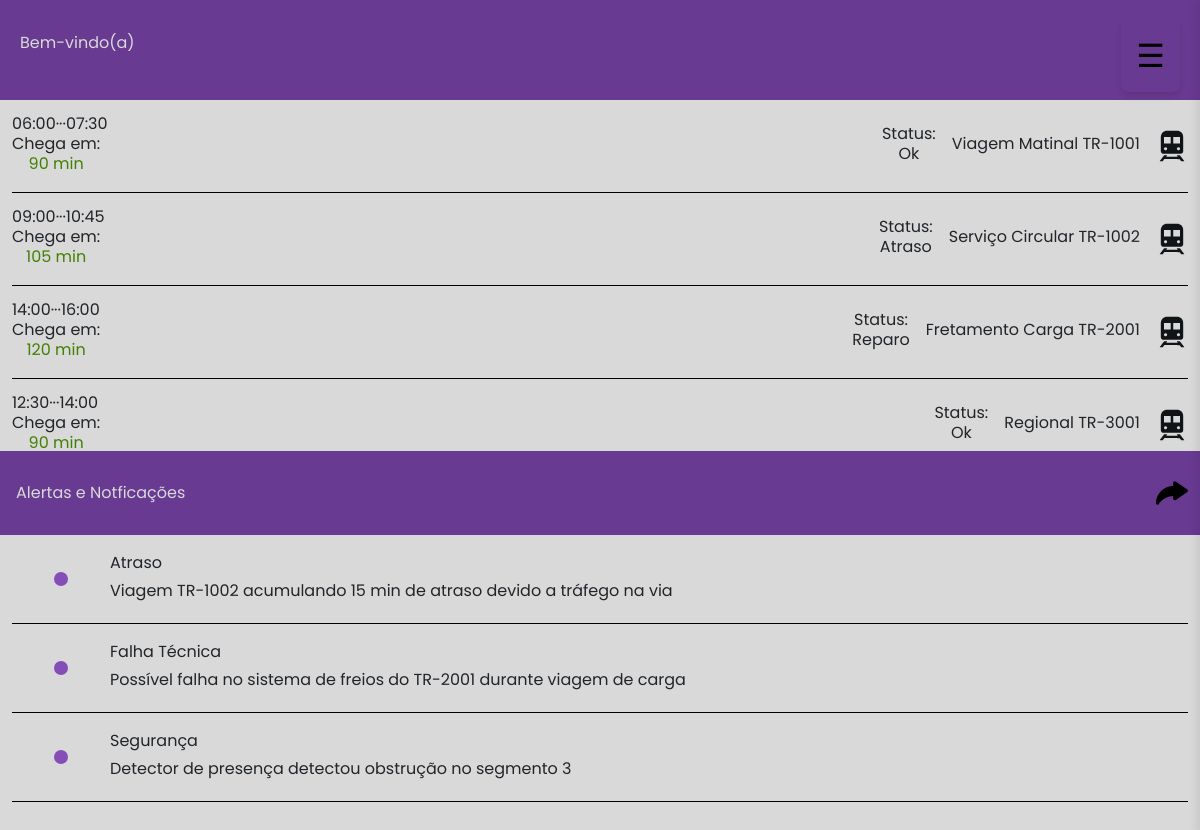
Page /public/dashboard.php on the committed database.
### tables this page shows
CREATE TABLE viagem (
    id_viagem INT AUTO_INCREMENT PRIMARY KEY,
    id_trem_fk INT,
    id_rota_fk INT,
    data_partida DATETIME,
    data_chegada_previsao DATETIME,
    data_chegada DATETIME,
    status_viagem ENUM('Ok', 'Revisão', 'Reparo', 'Atraso') NOT NULL DEFAULT 'Ok',
    nome_viagem VARCHAR(100) NOT NULL,
    FOREIGN KEY (id_trem_fk) REFERENCES trem(id_trem),
    FOREIGN KEY (id_rota_fk) REFERENCES rota(id_rota)
);

CREATE TABLE alerta (
    id_alerta INT AUTO_INCREMENT PRIMARY KEY,
    tipo ENUM('Atraso', 'Falha Técnica', 'Segurança'),
    mensagem TEXT,
    data_hora DATETIME,
    criticidade ENUM('Baixa', 'Média', 'Alta'),
    id_viagem_fk INT,
    FOREIGN KEY (id_viagem_fk) REFERENCES viagem(id_viagem)
);

### public/dashboard.php (the view, shortened to what this page needs)
<?php
include 'db.php';
$sql = "SELECT id_viagem, nome_viagem, data_partida, data_chegada_previsao, data_chegada, status_viagem, nome_viagem
        FROM viagem";
$resultViagem = $conn->query($sql);
$viagens = $resultViagem->fetchAll(PDO::FETCH_ASSOC);
$sql = "SELECT * FROM alerta";
$resultAlerta = $conn->query($sql);
$alertas = $resultAlerta->fetchAll(PDO::FETCH_ASSOC);
?>
<html lang="en">
<head>
    <link href="https://cdn.jsdelivr.net/npm/bootstrap@5.3.8/dist/css/bootstrap.min.css" rel="stylesheet">
    <link rel="stylesheet" href="../styles/style.css">
</head>
<body class="overflow-hidden">
    <main>
        <div class="container-fluid fullscreen">
            <div class="row headerDash d-flex align-items-center">
                <div class="col-6 mt-4 ms-2 welcome lh-1">
                    <p>Bem-vindo(a)</p>
                </div>
                <div class="col-6">
                    <?php include 'sidebar.php'; ?>
                </div>
            </div>
            <div class="scrollViagens">
                <?php if (count($viagens) > 0): ?>
                    <?php foreach ($viagens as $row): ?>
                        <div class="row row-cols-1 border-bottom border-black">
                            <div class="col-12 d-flex justify-content-between align-items-center lh-1 mt-3 mb-3">
                                <div class="col-4 d-flex flex-column align-items-start">
                                    <div class="d-flex">
                                        <?php $partida = new DateTime($row['data_partida']); ?>
                                        <p class="mb-1"><?php echo $partida->format('H:i'); ?></p>
                                        <p class="mb-1"> ··· </p>
                                        <?php $chegadaPrev = new DateTime($row['data_chegada_previsao']); ?>
                                        <p class="mb-1"><?php echo $chegadaPrev->format('H:i'); ?></p>
                                    </div>
                                    <div class="d-flex flex-column align-items-center previsaoDash">
                                        <?php
                                        $intervalo = $partida->diff($chegadaPrev);
                                        $minutos = ($intervalo->h * 60) + $intervalo->i;
                                        ?>
                                        <p class="mb-1">Chega em:</p>
                                        <p class="mb-1 tempoPrev"><?php echo $minutos; ?> min</p>
                                    </div>
                                </div>
                                <div class="col-6 d-flex align-items-center justify-content-end">
                                    <div class="d-flex flex-column align-items-center me-3">
                                        <p class="mb-1">Status:</p>
                                        <p class="mb-1"><?php echo htmlspecialchars($row['status_viagem']); ?></p>
                                    </div>
                                    <p class="mb-1"><?php echo htmlspecialchars($row['nome_viagem']); ?></p>
                                    <img src="../assets/icon/train 1.svg" alt="" class="ms-3">
                                </div>
                            </div>
                        </div>
                    <?php endforeach; ?>
                <?php endif; ?>
            </div>
            <div class="row alertasDash d-flex align-items-center">
                <div class="col-6">
                    <p class="mb-0 ms-1">Alertas e Notficações</p>
                </div>
                <div class="col-6 d-flex justify-content-end"><img src="../assets/icon/seta-curva-esquerda 2.svg" alt="" height="32"></div>
            </div>
            <div class="scrollAlertas">
                <?php if (count($alertas) > 0): ?>
                    <?php foreach ($alertas as $row): ?>
                        <div class="row row-cols-1 border-bottom border-black">
                            <div class="col-12 d-flex align-items-center mt-3 mb-3">
                                <div class="col-1 d-flex justify-content-center align-items-center">
                                    <img src="../assets/icon/Ellipse 16.svg" alt="">
                                </div>
                                <div class="col-9">
                                    <p class="mb-1"><?php echo htmlspecialchars($row['tipo']); ?></p>
                                    <p class="mb-1"><?php echo htmlspecialchars($row['mensagem']); ?></p>
                                </div>
                            </div>
                        </div>
                    <?php endforeach; ?>
                <?php endif; ?>
            </div>
        </div>
    </main>
</body>
</html>

### styles/style.css (style rules this page uses)
body { background-color: #D9D9D9; font-family: 'Poppins', sans-serif; height: 100%; width: 100%; margin: 0; }
.headerDash { background-color: #683A91; height: 12vh; }
.welcome { color: #D9D9D9; }
.tempoPrev { color: rgb(65, 129, 2); }
.alertasDash { background-color: #683A91; color: #D9D9D9; height: 10vh; }
.scrollAlertas { height: 36vh; overflow-y: auto; overflow-x: hidden; }
.scrollViagens { height: 42vh; width: auto; overflow-y: auto; overflow-x: hidden; }
.fullscreen { height: 100vh; width: 100vw; }

### rows in the picture
viagem: data_partida "06:00", data_chegada_previsao "07:30", minutos "90", status_viagem "Ok", nome_viagem "Viagem Matinal TR-1001"
viagem: data_partida "09:00", data_chegada_previsao "10:45", minutos "105", status_viagem "Atraso", nome_viagem "Serviço Circular TR-1002"
viagem: data_partida "14:00", data_chegada_previsao "16:00", minutos "120", status_viagem "Reparo", nome_viagem "Fretamento Carga TR-2001"
viagem: data_partida "12:30", data_chegada_previsao "14:00", minutos "90", status_viagem "Ok", nome_viagem "Regional TR-3001"
alerta: tipo "Atraso", mensagem "Viagem TR-1002 acumulando 15 min de atraso devido a tráfego na via"
alerta: tipo "Falha Técnica", mensagem "Possível falha no sistema de freios do TR-2001 durante viagem de carga"
alerta: tipo "Segurança", mensagem "Detector de presença detectou obstrução no segmento 3"
